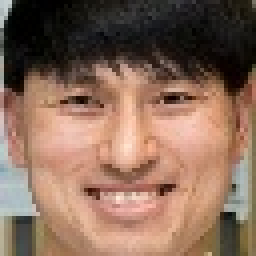
#> input picture face_image/01_001_001.jpg, 64 x 64 px (shown 4 times larger); its folder holds only this picture in this run
$ python img_data_gen.py
#> lines starting #> are read from the running program, lines starting #| are printed output that depends on the picture
import os
import random
import pathlib
import shutil
import glob
import cv2
import numpy as np

def load_name_images(image_path_pattern):
    name_images = []
    # 指定したパスパターンに一致するファイルの取得
    image_paths = glob.glob(image_path_pattern)
    # ファイルごとの読み込み
    for image_path in image_paths:
        path = pathlib.Path(image_path)
        # ファイルパス
        fullpath = str(path.resolve())
        print(f"画像ファイル（絶対パス）:{fullpath}")
        # ファイル名
        filename = path.name
        print(f"画像ファイル（名前）:{filename}")
        # 画像読み込み
        image = cv2.imread(fullpath)
        if image is None:
            print(f"画像ファイル[{fullpath}]を読み込めません")
            continue
        name_images.append((filename, image))
    return name_images

def scratch_image(image, use_flip=True, use_threshold=True, use_filter=True):
    # どの水増手法を利用するか（フリップ、閾値、平滑化）
    methods = [use_flip, use_threshold, use_filter]
    # ぼかしに使うフィルターの作成
    # filter1 = np.ones((3, 3))
    # オリジナルの画像を配列に格納
    images = [image]
    # 水増手法の関数
    scratch = np.array([
        # フリップ処理
        lambda x: cv2.flip(x, 1),
        # 閾値処理
        lambda x: cv2.threshold(x, 100, 255, cv2.THRESH_TOZERO)[1],
        # 平滑化処理
        lambda x: cv2.GaussianBlur(x, (5, 5), 0),
    ])
    # 画像の水増
    doubling_images = lambda f, img: np.r_[img, [f(i) for i in img]]
    for func in scratch[methods]:
        images = doubling_images(func, images)
    return images

def delete_dir(dir_path, is_delete_top_dir=True):
    for root, dirs, files in os.walk(dir_path, topdown=False):
        for name in files:
            os.remove(os.path.join(root, name))
        for name in dirs:
            os.rmdir(os.path.join(root, name))
    if is_delete_top_dir:
        os.rmdir(dir_path)

RETURN_SUCCESS = 0
RETURN_FAILURE = -1
# Test Image Directory
TEST_IMAGE_PATH = "./test_image"
# Face Image Directory
IMAGE_PATH_PATTERN = "./face_image/*"
# Output Directory
OUTPUT_IMAGE_DIR = "./face_scratch_image"

def main():
    print("===================================================================")
    print("イメージ水増し OpenCV 利用版")
    print("指定した画像ファイルの水増し（フリップ＋閾値＋平滑化で8倍）を行います。")
    print("===================================================================")

    # ディレクトリの作成
    if not os.path.isdir(OUTPUT_IMAGE_DIR):
        os.mkdir(OUTPUT_IMAGE_DIR)
    # ディレクトリ内のファイル削除
    delete_dir(OUTPUT_IMAGE_DIR, False)

    # ディレクトリの作成
    if not os.path.isdir(TEST_IMAGE_PATH):
        os.mkdir(TEST_IMAGE_PATH)
    # ディレクトリ内のファイル削除
    delete_dir(TEST_IMAGE_PATH, False)

    # 対象画像のうち2割をテスト用として退避
    image_files = glob.glob(IMAGE_PATH_PATTERN)
    random.shuffle(image_files)
    for i in range(len(image_files)//5):
        shutil.move(str(image_files[i]), TEST_IMAGE_PATH)

    # 画像ファイルの読み込み
    name_images = load_name_images(IMAGE_PATH_PATTERN)
#> in load_name_images, image is the input picture: shape (64, 64, 3); mean B, G, R 89.3, 106.5, 136.6
#> name_images = 1 item

    # 画像ごとの水増し
    for name_image in name_images:
        filename, extension = os.path.splitext(name_image[0])
        image = name_image[1]
        # 画像の水増し
        scratch_face_images = scratch_image(image)
        # 画像の保存
        for idx, image in enumerate(scratch_face_images):
            output_path = os.path.join(OUTPUT_IMAGE_DIR, f"{filename}_{str(idx)}{extension}")
            print(f"出力ファイル（絶対パス）:{output_path}")
            cv2.imwrite(output_path, image)
#> this loop made 1 pass
#> methods in scratch_image on pass 1: [True, True, True]
#| 出力ファイル（絶対パス）:./face_scratch_image/01_001_001_0.jpg
#| 出力ファイル（絶対パス）:./face_scratch_image/01_001_001_1.jpg
#| 出力ファイル（絶対パス）:./face_scratch_image/01_001_001_2.jpg
#| 出力ファイル（絶対パス）:./face_scratch_image/01_001_001_3.jpg
#| 出力ファイル（絶対パス）:./face_scratch_image/01_001_001_4.jpg
#| 出力ファイル（絶対パス）:./face_scratch_image/01_001_001_5.jpg
#| 出力ファイル（絶対パス）:./face_scratch_image/01_001_001_6.jpg
#| 出力ファイル（絶対パス）:./face_scratch_image/01_001_001_7.jpg
#> pass 1, in main, `cv2.imwrite(output_path, image)`:
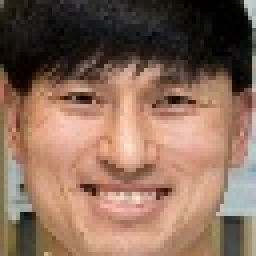
#> saved as 01_001_001_1.jpg: shape (64, 64, 3) (shown 4 times larger); mean B, G, R 89.3, 106.5, 136.6
#> pass 1, in main, `cv2.imwrite(output_path, image)`:
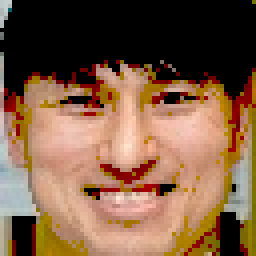
#> saved as 01_001_001_2.jpg: shape (64, 64, 3) (shown 4 times larger); mean B, G, R 67.3, 92.3, 125.7
#> pass 1, in main, `cv2.imwrite(output_path, image)`:
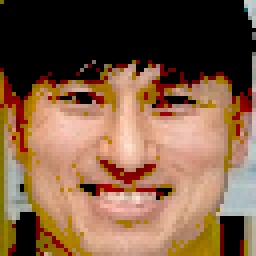
#> saved as 01_001_001_3.jpg: shape (64, 64, 3) (shown 4 times larger); mean B, G, R 67.3, 92.3, 125.7
#> pass 1, in main, `cv2.imwrite(output_path, image)`:
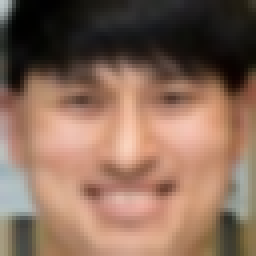
#> saved as 01_001_001_4.jpg: shape (64, 64, 3) (shown 4 times larger); mean B, G, R 89.1, 106.3, 136.5
#> after the loop:
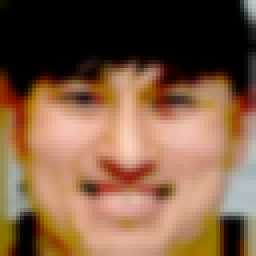
#> image: shape (64, 64, 3) (shown 4 times larger); mean B, G, R 67.3, 92, 125.5

    return RETURN_SUCCESS

if __name__ == "__main__":
    main()

$ run again, on face_image/01_006_001.jpg
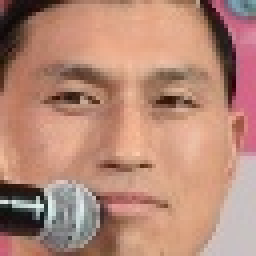
#> input picture face_image/01_006_001.jpg, 64 x 64 px (shown 4 times larger)
#> in load_name_images, image is the input picture: shape (64, 64, 3); mean B, G, R 118.8, 136.4, 181.8
#> name_images = 1 item
#> the loop in main, `for name_image in name_images:` made 1 pass
#> methods in scratch_image on pass 1: [True, True, True]
#> (printed output is left out)
#> pass 1, in main, `cv2.imwrite(output_path, image)`:
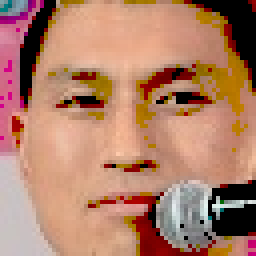
#> saved as 01_006_001_3.jpg: shape (64, 64, 3) (shown 4 times larger); mean B, G, R 104.6, 127.4, 176.8
#> after the loop in main, `for name_image in name_images:`:
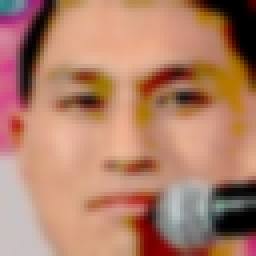
#> image: shape (64, 64, 3) (shown 4 times larger); mean B, G, R 104.8, 127.5, 177

$ run again, on face_image/01_009_001.jpg
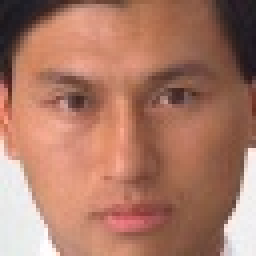
#> input picture face_image/01_009_001.jpg, 64 x 64 px (shown 4 times larger)
#> in load_name_images, image is the input picture: shape (64, 64, 3); mean B, G, R 102.5, 121, 171.2
#> name_images = 1 item
#> the loop in main, `for name_image in name_images:` made 1 pass
#> methods in scratch_image on pass 1: [True, True, True]
#> (printed output is left out)
#> pass 1, in main, `cv2.imwrite(output_path, image)`:
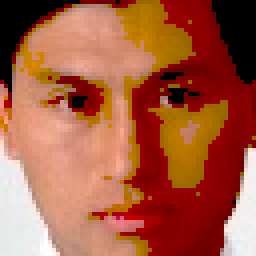
#> saved as 01_009_001_2.jpg: shape (64, 64, 3) (shown 4 times larger); mean B, G, R 64.5, 92.1, 166.7
#> after the loop in main, `for name_image in name_images:`:
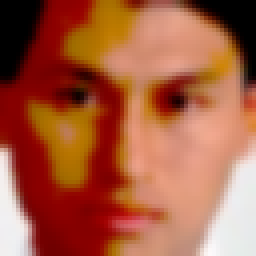
#> image: shape (64, 64, 3) (shown 4 times larger); mean B, G, R 64.5, 92.1, 166.8

$ run again, on face_image/01_009_002.jpg
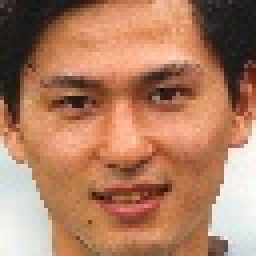
#> input picture face_image/01_009_002.jpg, 64 x 64 px (shown 4 times larger)
#> in load_name_images, image is the input picture: shape (64, 64, 3); mean B, G, R 98, 125.3, 175.2
#> name_images = 1 item
#> the loop in main, `for name_image in name_images:` made 1 pass
#> methods in scratch_image on pass 1: [True, True, True]
#> (printed output is left out)
#> pass 1, in main, `cv2.imwrite(output_path, image)`:
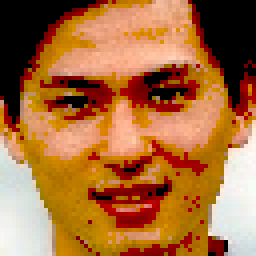
#> saved as 01_009_002_2.jpg: shape (64, 64, 3) (shown 4 times larger); mean B, G, R 59.4, 109, 168.2
#> after the loop in main, `for name_image in name_images:`:
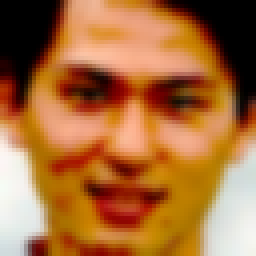
#> image: shape (64, 64, 3) (shown 4 times larger); mean B, G, R 59.3, 108.9, 168.3
